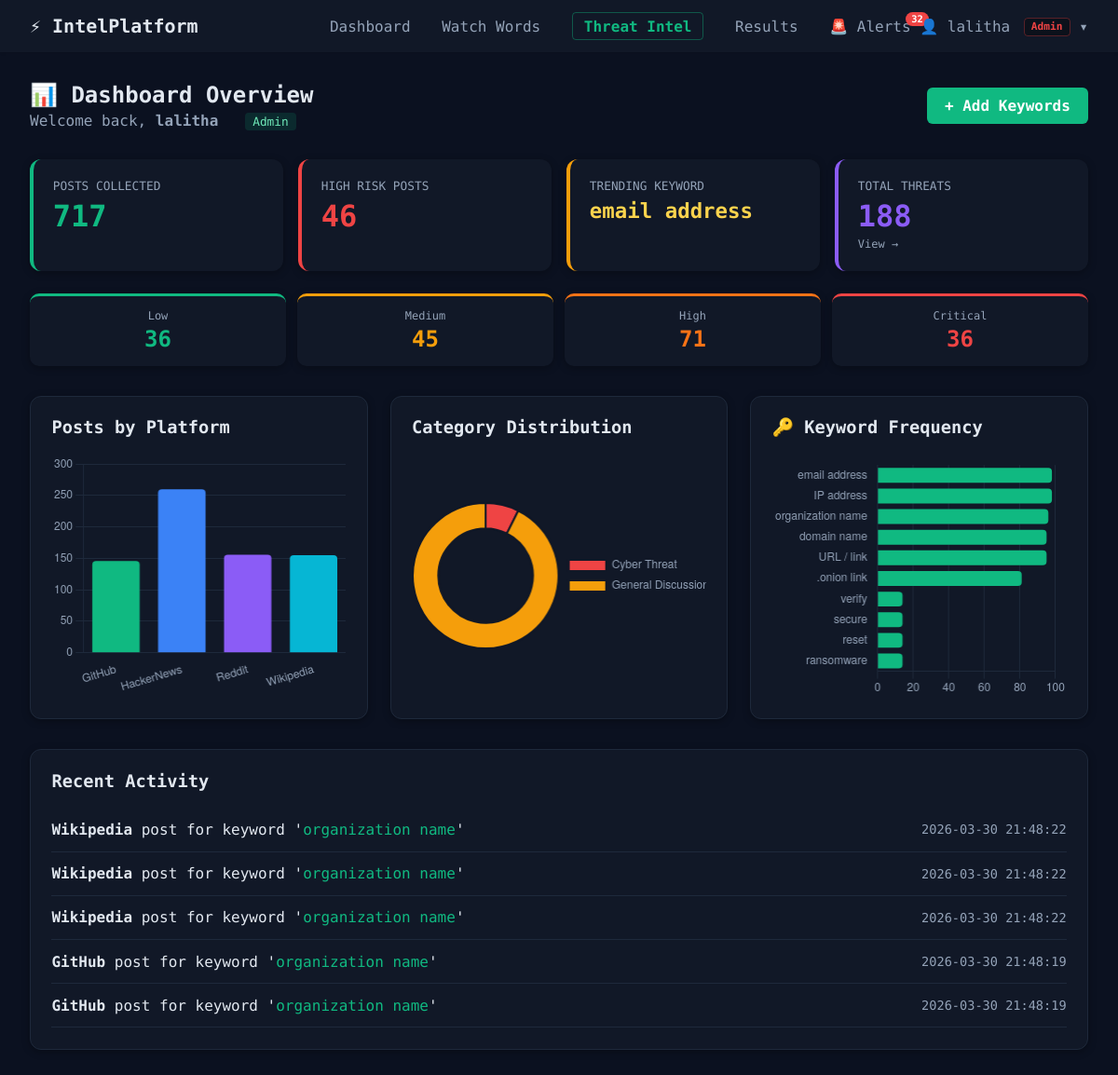
The app's page /dashboard (signed in) with its own data.
### tables this page shows
CREATE TABLE posts (
                id INTEGER PRIMARY KEY AUTOINCREMENT,
                user_id INTEGER NOT NULL,
                platform TEXT NOT NULL,
                username TEXT NOT NULL,
                post_text TEXT NOT NULL,
                timestamp TEXT NOT NULL,
                keyword TEXT NOT NULL,
                category TEXT NOT NULL,
                is_high_risk BOOLEAN DEFAULT 0, threat_score INTEGER DEFAULT 0, sentiment TEXT DEFAULT 'Neutral',
                FOREIGN KEY (user_id) REFERENCES users (id)
            );

### app.py (the view)
@app.route('/dashboard')
@login_required
def dashboard():
    db = get_db()
    w, p = get_visibility_filter()
    total_posts = db_fetchone(db, f'SELECT COUNT(*) as c FROM posts WHERE {w}', tuple(p))['c']
    high_risk_alerts = db_fetchone(db, f'SELECT COUNT(*) as c FROM posts WHERE is_high_risk=TRUE AND {w}', tuple(p))['c']
    trending_row = db_fetchone(db, f'''SELECT keyword, COUNT(*) as c FROM posts WHERE {w}
        GROUP BY keyword ORDER BY c DESC LIMIT 1''', tuple(p))
    trending_keyword = trending_row['keyword'] if trending_row else 'None'
    recent_activity = db_fetchall(db, f'''SELECT platform, keyword, timestamp FROM posts WHERE {w}
        ORDER BY timestamp DESC LIMIT 5''', tuple(p))
    platform_data = db_fetchall(db, f'SELECT platform, COUNT(*) as c FROM posts WHERE {w} GROUP BY platform', tuple(p))
    cat_data = db_fetchall(db, f'SELECT category, COUNT(*) as c FROM posts WHERE {w} GROUP BY category', tuple(p))
    sev_counts = {}
    for sev in ['Low', 'Medium', 'High', 'Critical']:
        row = db_fetchone(db, f'SELECT COUNT(*) as c FROM threats WHERE severity=%s AND {w}', tuple([sev] + p))
        sev_counts[sev] = row['c']
    total_threats = db_fetchone(db, f'SELECT COUNT(*) as c FROM threats WHERE {w}', tuple(p))['c']
    alert_count = db_fetchone(db, f'SELECT COUNT(*) as c FROM threats WHERE is_high_risk=TRUE AND is_reviewed=FALSE AND {w}', tuple(p))['c']
    db.close()
    return render_template('dashboard.html',
        total_posts=total_posts, high_risk_alerts=high_risk_alerts,
        trending_keyword=trending_keyword, recent_activity=recent_activity,
        platform_labels=[r['platform'] for r in platform_data],
        platform_counts=[r['c'] for r in platform_data],
        category_labels=[r['category'] for r in cat_data],
        category_counts=[r['c'] for r in cat_data],
        sev_counts=sev_counts, total_threats=total_threats,
        alert_count=alert_count)

### app.py (called while the page is built)
def login_required(f):
    @wraps(f)
    def decorated(*args, **kwargs):
        if 'user_id' not in session:
            return redirect(url_for('login'))
        return f(*args, **kwargs)
    return decorated

def get_visibility_filter():
    return "1=1", []

def is_postgres():
    return bool(DATABASE_URL and DATABASE_URL.startswith('postgres'))

def get_db():
    if is_postgres():
        return psycopg2.connect(DATABASE_URL, cursor_factory=psycopg2.extras.RealDictCursor)
    else:
        conn = sqlite3.connect('database.db')
        conn.row_factory = sqlite3.Row
        return conn

def format_query(query):
    if not is_postgres():
        return query.replace('%s', '?')
    return query

def db_fetchone(conn, query, params=()):
    cur = conn.cursor()
    cur.execute(format_query(query), params)
    row = cur.fetchone()
    cur.close()
    return dict(row) if row else None

def db_fetchall(conn, query, params=()):
    cur = conn.cursor()
    cur.execute(format_query(query), params)
    rows = cur.fetchall()
    cur.close()
    return [dict(row) for row in rows]

@app.before_request
def before_request():
    global DB_INITIALIZED
    if not DB_INITIALIZED:
        try:
            init_db()
        except Exception:
            pass
        DB_INITIALIZED = True

### templates/dashboard.html (shortened to what this page needs)
{% extends 'base.html' %}
{% block content %}
<div style="margin-bottom:2rem;display:flex;justify-content:space-between;align-items:center;flex-wrap:wrap;gap:1rem;">
    <div>
        <h2 style="margin:0;">📊 Dashboard Overview</h2>
        <p style="color:var(--text-muted);margin:.25rem 0 0;">Welcome back, <strong>{{ session.get('username') }}</strong> &nbsp;
            <span style="background:rgba(16,185,129,.15);color:#6ee7b7;padding:.15rem .5rem;border-radius:4px;font-size:.8rem;">{{ session.get('role','Analyst') }}</span>
        </p>
    </div>
    {% if session.get('role') in ['Admin','Analyst'] %}
    <a href="{{ url_for('watchwords') }}" class="btn-primary" style="text-decoration:none;padding:.65rem 1.2rem;">+ Add Keywords</a>
    {% endif %}
</div>
<div style="display:grid;grid-template-columns:repeat(auto-fit,minmax(200px,1fr));gap:1rem;margin-bottom:1.5rem;">
    <div style="background:var(--card-bg);padding:1.3rem;border-radius:12px;border-left:4px solid var(--primary-color);box-shadow:0 2px 8px rgba(0,0,0,.3);">
        <p style="margin:0;font-size:.8rem;color:var(--text-muted);text-transform:uppercase;">Posts Collected</p>
        <p style="font-size:2rem;font-weight:700;margin:.4rem 0 0;color:var(--primary-color);">{{ total_posts }}</p>
    </div>
    <div style="background:var(--card-bg);padding:1.3rem;border-radius:12px;border-left:4px solid #ef4444;box-shadow:0 2px 8px rgba(0,0,0,.3);">
        <p style="margin:0;font-size:.8rem;color:var(--text-muted);text-transform:uppercase;">High Risk Posts</p>
        <p style="font-size:2rem;font-weight:700;margin:.4rem 0 0;color:#ef4444;">{{ high_risk_alerts }}</p>
    </div>
    <div style="background:var(--card-bg);padding:1.3rem;border-radius:12px;border-left:4px solid #f59e0b;box-shadow:0 2px 8px rgba(0,0,0,.3);">
        <p style="margin:0;font-size:.8rem;color:var(--text-muted);text-transform:uppercase;">Trending Keyword</p>
        <p style="font-size:1.4rem;font-weight:700;margin:.4rem 0 0;color:#fcd34d;">{{ trending_keyword }}</p>
    </div>
    <div style="background:var(--card-bg);padding:1.3rem;border-radius:12px;border-left:4px solid #8b5cf6;box-shadow:0 2px 8px rgba(0,0,0,.3);">
        <p style="margin:0;font-size:.8rem;color:var(--text-muted);text-transform:uppercase;">Total Threats</p>
        <p style="font-size:2rem;font-weight:700;margin:.4rem 0 0;color:#8b5cf6;">{{ total_threats }}</p>
        <a href="{{ url_for('threat_intelligence') }}" style="font-size:.75rem;color:var(--text-muted);text-decoration:none;">View →</a>
    </div>
</div>
<div style="display:grid;grid-template-columns:repeat(4,1fr);gap:.75rem;margin-bottom:2rem;">
    {% set sev_colors = {'Low':'#10b981','Medium':'#f59e0b','High':'#f97316','Critical':'#ef4444'} %}
    {% for sev in ['Low','Medium','High','Critical'] %}
    <div style="background:var(--card-bg);padding:.9rem 1rem;border-radius:10px;border-top:3px solid {{sev_colors[sev]}};text-align:center;box-shadow:0 2px 8px rgba(0,0,0,.3);">
        <p style="margin:0;font-size:.75rem;color:var(--text-muted);">{{sev}}</p>
        <p style="margin:.25rem 0 0;font-size:1.5rem;font-weight:700;color:{{sev_colors[sev]}};">{{sev_counts.get(sev,0)}}</p>
    </div>
    {% endfor %}
</div>
<div style="display:grid;grid-template-columns:repeat(auto-fit,minmax(350px,1fr));gap:1.5rem;margin-bottom:2rem;">
    <div style="background:var(--card-bg);padding:1.4rem;border-radius:12px;border:1px solid var(--border-color);box-shadow:0 2px 8px rgba(0,0,0,.3);">
        <h3 style="margin-top:0;">Posts by Platform</h3>
        <div style="position:relative;height:260px;"><canvas id="platformChart"></canvas></div>
    </div>
    <div style="background:var(--card-bg);padding:1.4rem;border-radius:12px;border:1px solid var(--border-color);box-shadow:0 2px 8px rgba(0,0,0,.3);">
        <h3 style="margin-top:0;">Category Distribution</h3>
        <div style="position:relative;height:260px;"><canvas id="categoryChart"></canvas></div>
    </div>
    <div style="background:var(--card-bg);padding:1.4rem;border-radius:12px;border:1px solid var(--border-color);box-shadow:0 2px 8px rgba(0,0,0,.3);">
        <h3 style="margin-top:0;">🔑 Keyword Frequency</h3>
        <div style="position:relative;height:260px;"><canvas id="kwChart"></canvas></div>
    </div>
</div>
<div style="background:var(--card-bg);padding:1.4rem;border-radius:12px;border:1px solid var(--border-color);box-shadow:0 2px 8px rgba(0,0,0,.3);">
    <h3 style="margin-top:0;">Recent Activity</h3>
    {% if recent_activity %}
    <ul style="list-style:none;padding:0;margin:0;">
        {% for act in recent_activity %}
        <li style="padding:.85rem 0;border-bottom:1px solid var(--border-color);display:flex;justify-content:space-between;align-items:center;">
            <span><strong style="color:var(--text-main);">{{ act.platform }}</strong> post for keyword '<span style="color:var(--primary-color);">{{ act.keyword }}</span>'</span>
            <span style="color:var(--text-muted);font-size:.85rem;">{{ act.timestamp }}</span>
        </li>
        {% endfor %}
    </ul>
    {% else %}
    <p style="color:var(--text-muted);text-align:center;padding:1.5rem 0;">No activity yet.{% if session.get('role') in ['Admin','Analyst'] %} <a href="{{ url_for('watchwords') }}" style="color:var(--primary-color);">Add watch words</a> to start.{% endif %}</p>
    {% endif %}
</div>
<script>
Chart.defaults.color = '#94a3b8';
Chart.defaults.borderColor = '#1e293b';
const pColors = ['#10b981','#3b82f6','#8b5cf6','#06b6d4'];
const cColors = ['#ef4444','#f59e0b','#10b981','#8b5cf6'];
const platL = {{ platform_labels|tojson }}, platC = {{ platform_counts|tojson }};
const catL = {{ category_labels|tojson }}, catC = {{ category_counts|tojson }};
if (platL.length) new Chart(document.getElementById('platformChart'), {
    type:'bar', data:{ labels:platL, datasets:[{ label:'Posts', data:platC, backgroundColor:pColors.slice(0,platL.length), borderRadius:4 }]},
    options:{ responsive:true, maintainAspectRatio:false, plugins:{ legend:{ display:false } }, scales:{ y:{ beginAtZero:true, grid:{ color:'#1e293b' } }, x:{ grid:{ display:false } } } }
});
if (catL.length) new Chart(document.getElementById('categoryChart'), {
    type:'doughnut', data:{ labels:catL, datasets:[{ data:catC, backgroundColor:cColors.slice(0,catL.length), borderColor:'#111827', borderWidth:2 }]},
    options:{ responsive:true, maintainAspectRatio:false, plugins:{ legend:{ position:'right' } }, cutout:'65%' }
});
// Keyword Frequency Chart — loaded via API
fetch('/api/keyword-frequency').then(r => r.json()).then(data => {
    if (!data.length) return;
    new Chart(document.getElementById('kwChart'), {
        type: 'bar',
        data: { labels: data.map(d => d.keyword), datasets: [{ label: 'Posts', data: data.map(d => d.count), backgroundColor: '#10b981', borderRadius: 4 }]},
        options: { indexAxis: 'y', responsive: true, maintainAspectRatio: false,
            plugins: { legend: { display: false } },
            scales: { x: { beginAtZero: true, grid: { color: '#1e293b' } }, y: { grid: { display: false } } } }
    });
});
</script>
{% endblock %}

### templates/base.html (shortened to what this page needs)
<!DOCTYPE html>
<html lang="en">
<head>
    <link rel="stylesheet" href="{{ url_for('static', filename='css/style.css') }}">
</head>
<body>
    {% if session.get('user_id') %}
    <nav class="navbar">
        <div class="nav-brand">⚡ IntelPlatform</div>
        <div class="nav-links">
            <a href="{{ url_for('dashboard') }}">Dashboard</a>
            <a href="{{ url_for('watchwords') }}">Watch Words</a>
            <a href="{{ url_for('threat_intelligence') }}" class="nav-threat">Threat Intel</a>
            <a href="{{ url_for('results') }}">Results</a>
            <a href="{{ url_for('alert_inbox') }}" style="position:relative;">
                🚨 Alerts
                {% if alert_count is defined and alert_count > 0 %}
                <span style="position:absolute;top:-6px;right:-10px;background:#ef4444;color:white;border-radius:9999px;font-size:.65rem;padding:.1rem .4rem;font-weight:700;">{{ alert_count }}</span>
                {% endif %}
            </a>
            <div class="nav-dropdown" style="position:relative;display:inline-block;">
                {% set role_badge = {'Admin':'#ef4444','Analyst':'#10b981','Viewer':'#94a3b8'} %}
                <span style="cursor:pointer;color:var(--text-muted);">👤 {{ session.get('username') }}
                    <span style="font-size:.7rem;padding:.15rem .45rem;border-radius:4px;font-weight:700;background:rgba(0,0,0,.3);color:{{ role_badge.get(session.get('role','Viewer'),'#94a3b8') }};border:1px solid {{ role_badge.get(session.get('role','Viewer'),'#94a3b8') }}55;vertical-align:middle;margin-left:.3rem;">{{ session.get('role','Viewer') }}</span>
                ▾</span>
            </div>
        </div>
    </nav>
    {% endif %}
    <main class="container">
        {% block content %}{% endblock %}
    </main>
</body>
</html>

### static/css/style.css (style rules this page uses)
:root { --primary-color: #10b981; --primary-hover: #059669; --bg-color: #0b1120; --card-bg: #111827; --text-main: #e2e8f0; --text-muted: #94a3b8; --border-color: #1e293b; --danger: #ef4444; --warning: #f59e0b; --success: #10b981; }
body { margin: 0; font-family: 'Share Tech Mono', 'Courier New', monospace; background-color: var(--bg-color); color: var(--text-main); }
.container { max-width: 1200px; margin: 0 auto; padding: 2rem; }
.navbar { background-color: var(--card-bg); padding: 1rem 2rem; display: flex; justify-content: space-between; align-items: center; box-shadow: 0 1px 3px rgba(0,0,0,0.1); }
.nav-brand { font-size: 1.25rem; font-weight: 700; color: var(--text-main); }
.nav-links a { margin-left: 1.5rem; text-decoration: none; color: var(--text-muted); font-weight: 500; }
.btn-primary { background-color: var(--primary-color); color: white; border: none; padding: 0.75rem 1.5rem; border-radius: 6px; font-weight: 600; cursor: pointer; transition: background-color 0.2s; }
.nav-threat { color: #10b981 !important; font-weight: 600 !important; border: 1px solid rgba(16, 185, 129, 0.4); padding: 0.3rem 0.75rem; border-radius: 4px; transition: all 0.2s; }

### records on screen
posts: platform "Wikipedia", keyword "organization name", timestamp "2026-03-30 21:48:22"
posts: platform "Wikipedia", keyword "organization name", timestamp "2026-03-30 21:48:22"
posts: platform "Wikipedia", keyword "organization name", timestamp "2026-03-30 21:48:22"
posts: platform "GitHub", keyword "organization name", timestamp "2026-03-30 21:48:19"
posts: platform "GitHub", keyword "organization name", timestamp "2026-03-30 21:48:19"

### other values on screen
{{ alert_count }} "32"
{{ session.get('username') }} "lalitha"
{{ session.get('role','Viewer') }} "Admin"
{{ session.get('role','Analyst') }} "Admin"
{{ total_posts }} "717"
{{ high_risk_alerts }} "46"
{{ trending_keyword }} "email address"
{{ total_threats }} "188"
{{ sev }} "Low" "Medium" "High" "Critical"
{{ sev_counts.get(sev,0) }} "36" "45" "71" "36"
chart data {{ platform_labels|tojson }} ["GitHub", "HackerNews", "Reddit", "Wikipedia"]
chart data {{ platform_counts|tojson }} [146, 260, 156, 155]
chart data {{ category_labels|tojson }} ["Cyber Threat", "General Discussion"]
chart data {{ category_counts|tojson }} [53, 664]
